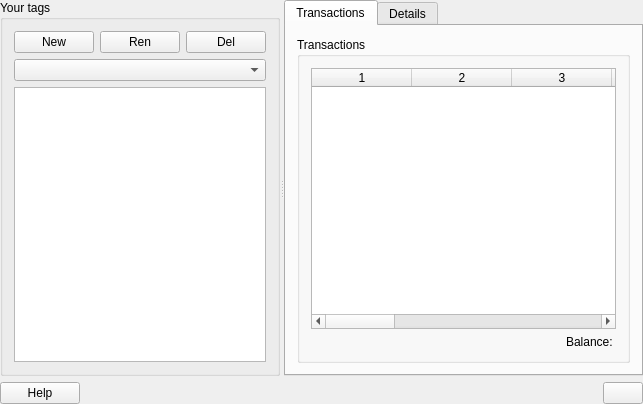
<?xml version="1.0" encoding="UTF-8"?>
<ui version="4.0">
 <class>KTagsViewDecl</class>
 <widget class="QWidget" name="KTagsViewDecl">
  <property name="geometry">
   <rect>
    <x>0</x>
    <y>0</y>
    <width>643</width>
    <height>404</height>
   </rect>
  </property>
  <layout class="QVBoxLayout" name="verticalLayout_3">
   <property name="margin">
    <number>0</number>
   </property>
   <item>
    <layout class="QVBoxLayout" name="verticalLayout">
     <item>
      <widget class="QSplitter" name="m_splitter">
       <property name="orientation">
        <enum>Qt::Horizontal</enum>
       </property>
       <property name="childrenCollapsible">
        <bool>false</bool>
       </property>
       <widget class="QGroupBox" name="groupBox1">
        <property name="sizePolicy">
         <sizepolicy hsizetype="Expanding" vsizetype="Expanding">
          <horstretch>1</horstretch>
          <verstretch>1</verstretch>
         </sizepolicy>
        </property>
        <property name="title">
         <string>Your tags</string>
        </property>
        <layout class="QVBoxLayout">
         <item>
          <layout class="QHBoxLayout">
           <item>
            <widget class="QPushButton" name="m_newButton">
             <property name="text">
              <string comment="New payee">New</string>
             </property>
            </widget>
           </item>
           <item>
            <widget class="QPushButton" name="m_renameButton">
             <property name="text">
              <string>Ren</string>
             </property>
            </widget>
           </item>
           <item>
            <widget class="QPushButton" name="m_deleteButton">
             <property name="text">
              <string>Del</string>
             </property>
             <property name="shortcut">
              <string/>
             </property>
            </widget>
           </item>
          </layout>
         </item>
         <item>
          <layout class="QHBoxLayout" name="m_listTopHLayout">
           <item>
            <widget class="KComboBox" name="m_filterBox"/>
           </item>
          </layout>
         </item>
         <item>
          <widget class="QListWidget" name="m_tagsList">
           <property name="sizePolicy">
            <sizepolicy hsizetype="Expanding" vsizetype="Expanding">
             <horstretch>1</horstretch>
             <verstretch>1</verstretch>
            </sizepolicy>
           </property>
           <property name="alternatingRowColors">
            <bool>true</bool>
           </property>
           <property name="selectionMode">
            <enum>QAbstractItemView::ExtendedSelection</enum>
           </property>
          </widget>
         </item>
        </layout>
       </widget>
       <widget class="QTabWidget" name="m_tabWidget">
        <property name="sizePolicy">
         <sizepolicy hsizetype="Expanding" vsizetype="Expanding">
          <horstretch>2</horstretch>
          <verstretch>1</verstretch>
         </sizepolicy>
        </property>
        <property name="currentIndex">
         <number>0</number>
        </property>
        <widget class="QWidget" name="tab">
         <attribute name="title">
          <string>Transactions</string>
         </attribute>
         <layout class="QVBoxLayout">
          <item>
           <widget class="QGroupBox" name="transactionGroup">
            <property name="title">
             <string>Transactions</string>
            </property>
            <layout class="QVBoxLayout">
             <property name="spacing">
              <number>6</number>
             </property>
             <property name="margin">
              <number>11</number>
             </property>
             <item>
              <layout class="QVBoxLayout">
               <property name="spacing">
                <number>6</number>
               </property>
               <property name="margin">
                <number>0</number>
               </property>
               <item>
                <widget class="KMyMoneyRegister::Register" name="m_register">
                 <column/>
                 <column/>
                 <column/>
                 <column/>
                 <column/>
                 <column/>
                 <column/>
                 <column/>
                 <column/>
                 <column/>
                 <column/>
                 <column/>
                </widget>
               </item>
               <item>
                <widget class="QLabel" name="m_balanceLabel">
                 <property name="text">
                  <string>Balance: </string>
                 </property>
                 <property name="alignment">
                  <set>Qt::AlignRight|Qt::AlignTrailing|Qt::AlignVCenter</set>
                 </property>
                 <property name="wordWrap">
                  <bool>false</bool>
                 </property>
                </widget>
               </item>
              </layout>
             </item>
            </layout>
           </widget>
          </item>
         </layout>
        </widget>
        <widget class="QWidget" name="tab1">
         <attribute name="title">
          <string>Details</string>
         </attribute>
         <layout class="QVBoxLayout">
          <item>
           <widget class="QGroupBox" name="detailsGroup">
            <property name="title">
             <string>Tag configuration</string>
            </property>
            <layout class="QGridLayout">
             <property name="margin">
              <number>11</number>
             </property>
             <property name="spacing">
              <number>6</number>
             </property>
             <item row="2" column="0">
              <widget class="QLabel" name="label_3">
               <property name="text">
                <string>Notes</string>
               </property>
               <property name="alignment">
                <set>Qt::AlignLeading|Qt::AlignLeft|Qt::AlignTop</set>
               </property>
              </widget>
             </item>
             <item row="2" column="1">
              <widget class="KTextEdit" name="m_notes"/>
             </item>
             <item row="0" column="0">
              <widget class="QLabel" name="TextLabel4">
               <property name="sizePolicy">
                <sizepolicy hsizetype="Fixed" vsizetype="Minimum">
                 <horstretch>0</horstretch>
                 <verstretch>0</verstretch>
                </sizepolicy>
               </property>
               <property name="minimumSize">
                <size>
                 <width>90</width>
                 <height>0</height>
                </size>
               </property>
               <property name="text">
                <string>Tag color:</string>
               </property>
               <property name="alignment">
                <set>Qt::AlignLeading|Qt::AlignLeft|Qt::AlignTop</set>
               </property>
               <property name="wordWrap">
                <bool>false</bool>
               </property>
              </widget>
             </item>
             <item row="1" column="0">
              <widget class="QCheckBox" name="m_closed">
               <property name="text">
                <string>Closed</string>
               </property>
              </widget>
             </item>
             <item row="0" column="1">
              <widget class="KColorButton" name="m_colorbutton"/>
             </item>
             <item row="0" column="2">
              <spacer name="horizontalSpacer">
               <property name="orientation">
                <enum>Qt::Horizontal</enum>
               </property>
               <property name="sizeHint" stdset="0">
                <size>
                 <width>40</width>
                 <height>20</height>
                </size>
               </property>
              </spacer>
             </item>
            </layout>
           </widget>
          </item>
          <item>
           <spacer name="spacer6">
            <property name="orientation">
             <enum>Qt::Vertical</enum>
            </property>
            <property name="sizeType">
             <enum>QSizePolicy::Expanding</enum>
            </property>
            <property name="sizeHint" stdset="0">
             <size>
              <width>21</width>
              <height>20</height>
             </size>
            </property>
           </spacer>
          </item>
         </layout>
        </widget>
       </widget>
      </widget>
     </item>
     <item>
      <layout class="QHBoxLayout">
       <item>
        <widget class="QPushButton" name="m_helpButton">
         <property name="sizePolicy">
          <sizepolicy hsizetype="Minimum" vsizetype="Fixed">
           <horstretch>0</horstretch>
           <verstretch>0</verstretch>
          </sizepolicy>
         </property>
         <property name="text">
          <string>Help</string>
         </property>
        </widget>
       </item>
       <item>
        <spacer name="spacer14">
         <property name="orientation">
          <enum>Qt::Horizontal</enum>
         </property>
         <property name="sizeType">
          <enum>QSizePolicy::Expanding</enum>
         </property>
         <property name="sizeHint" stdset="0">
          <size>
           <width>260</width>
           <height>21</height>
          </size>
         </property>
        </spacer>
       </item>
       <item>
        <widget class="QPushButton" name="m_updateButton">
         <property name="sizePolicy">
          <sizepolicy hsizetype="Minimum" vsizetype="Fixed">
           <horstretch>0</horstretch>
           <verstretch>0</verstretch>
          </sizepolicy>
         </property>
         <property name="text">
          <string/>
         </property>
        </widget>
       </item>
      </layout>
     </item>
    </layout>
   </item>
  </layout>
 </widget>
 <layoutdefault spacing="6" margin="11"/>
 <customwidgets>
  <customwidget>
   <class>KColorButton</class>
   <extends>QPushButton</extends>
   <header>kcolorbutton.h</header>
  </customwidget>
  <customwidget>
   <class>KComboBox</class>
   <extends>QComboBox</extends>
   <header>kcombobox.h</header>
  </customwidget>
  <customwidget>
   <class>QPushButton</class>
   <extends>QPushButton</extends>
   <header>kpushbutton.h</header>
  </customwidget>
  <customwidget>
   <class>KTextEdit</class>
   <extends>QTextEdit</extends>
   <header>ktextedit.h</header>
  </customwidget>
  <customwidget>
   <class>QListWidget</class>
   <extends>QListWidget</extends>
   <header>klistwidget.h</header>
  </customwidget>
  <customwidget>
   <class>QTabWidget</class>
   <extends>QTabWidget</extends>
   <header>ktabwidget.h</header>
   <container>1</container>
  </customwidget>
  <customwidget>
   <class>KMyMoneyRegister::Register</class>
   <extends>QTableWidget</extends>
   <header>register.h</header>
  </customwidget>
 </customwidgets>
 <includes>
  <include location="local">../widgets/kmymoneyaccountcombo.h</include>
 </includes>
 <resources/>
 <connections/>
</ui>
